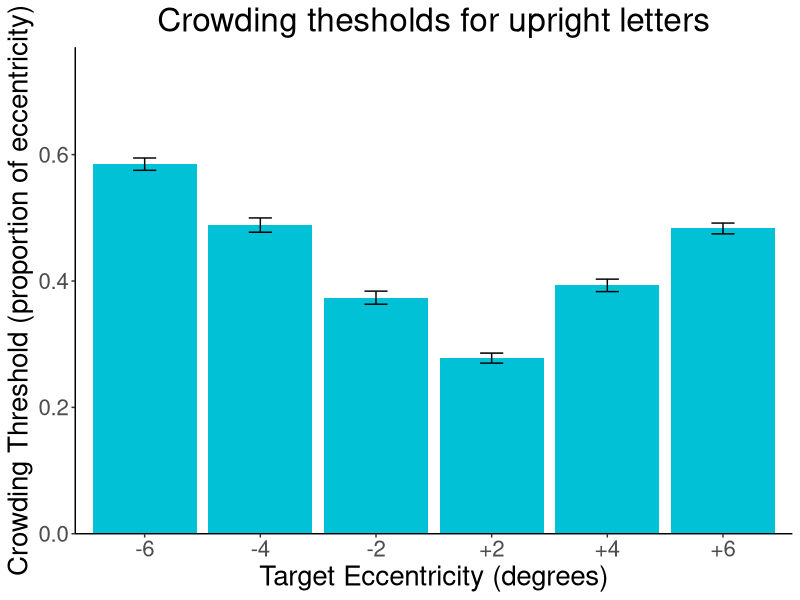
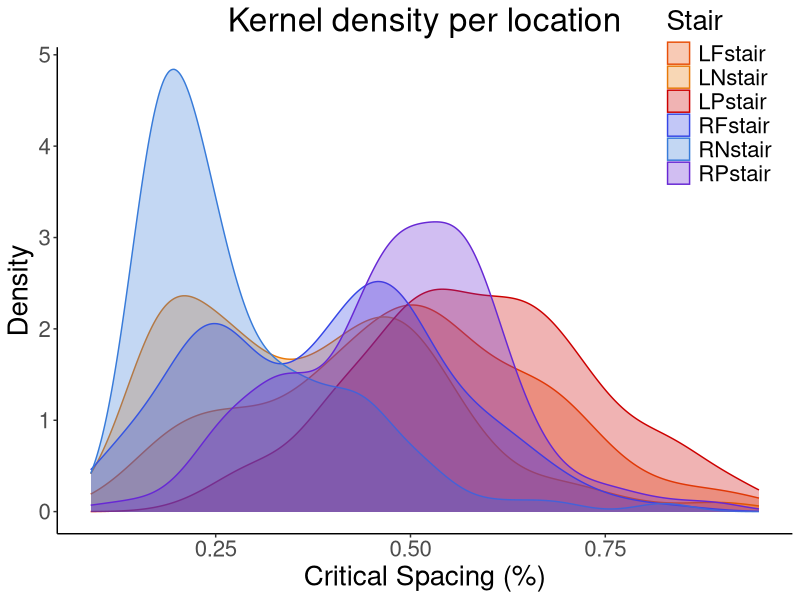
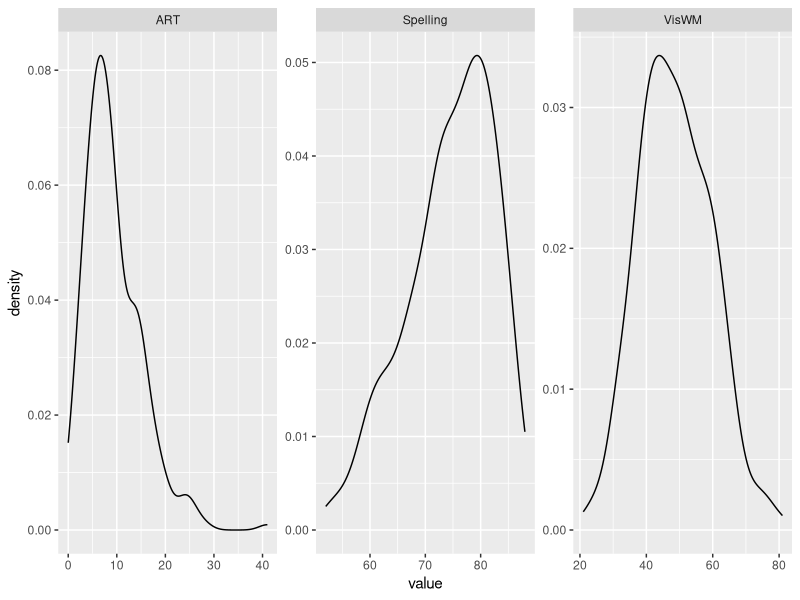
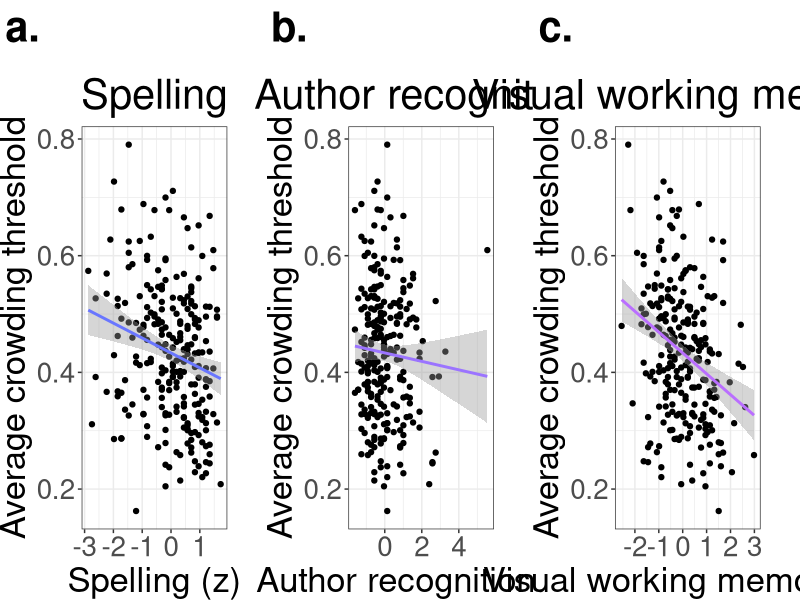

The R source for these figures, in order: (Note: this script raises an error after producing the figures.)
# Plot and analysis code for study 2 of:
#"Fundamental changes in the spatial properties of visual perception after a lifetime of reading crowded letters"
# - Kurt Winsler

##### SET UP, LOAD DATA ####

# packages
require(dplyr)
require(tidyr)

require(lme4)
require(lmerTest)
require(car)

require(ggplot2)
require(gridExtra)
require(effects)

# working directory
setwd("/Users/kwinsler/Documents/GitHub/Letter_crowding_study/Study2")

dat <- read.csv('CRD_INDIV_data.csv')

# comment out if you wish to include native readers of latin scrips that are not english
dat %>% filter(Native_English_reader == 'Y') -> dat

#### Initial plots ####
pdat <- dat %>% 
  group_by(Stair) %>%  
  summarise(mean = mean(Mean), 
            sd = sd(Mean),
            n = n(),  
            se = sd(Mean)/sqrt(n())) %>%
  mutate(Stair_num = case_when(
    Stair == 'LPstair' ~ "-6",
    Stair == 'LFstair' ~ "-4",
    Stair == 'LNstair' ~ "-2",
    Stair == 'RNstair' ~ "+2",
    Stair == 'RFstair' ~ "+4",
    Stair == 'RPstair' ~ "+6"))

ylimits <- c(0,0.7) # same as study 1 plot

ggplot(pdat, aes(Stair_num, mean)) +
  geom_bar(stat="identity", fill = "#00c1d6") +
  scale_x_discrete(limits=c("-6","-4","-2","+2","+4","+6")) +
  geom_errorbar(position = position_dodge(.9), aes(ymin = mean - se, ymax = mean + se), width=0.2) + 
  labs(x = 'Target Eccentricity (degrees)', 
       y = 'Crowding Threshold (proportion of eccentricity)', 
       title = 'Crowding thesholds for upright letters') +
  scale_y_continuous(limits = ylimits, expand = expansion(mult = c(0, .1))) +
  theme_classic() +
  theme(plot.title = element_text(hjust = 0.5),
        legend.position=c(.9,.9),
        text = element_text(size=20))

# bonus plots

# kde plot
ggplot(dat, aes(x=Mean, color=Stair, fill = Stair)) +
  geom_density(alpha = .3) + #position = 'stack', 
  theme(text = element_text(size=20)) + 
  labs(x = 'Critical Spacing (%)', y = 'Density', title = 'Kernel density per location') +
  scale_color_manual(values=c("#e85009", "#e87909","#cc0000",  "#3546e6", "#387bd9", "#6728d4")) +
  scale_fill_manual(values=c("#e85009", "#e87909","#cc0000",  "#3546e6", "#387bd9", "#6728d4")) +
  theme_classic() +
  theme(plot.title = element_text(hjust = 0.5),
        legend.position=c(.9,.9),
        text = element_text(size=20))

# density plots for subject variables
dat %>%
  group_by(SUBJECT) %>%
  summarize(ART = min(ART),
            Spelling = min(Spelling),
            VisWM = min(VisWM)) %>%
  select(-SUBJECT) %>% 
  gather() %>% 
  ggplot(aes(value)) +
  facet_wrap(~ key, scales = "free") +
  geom_density() 

#### ANALYSIS ####

## Scale individual difference data, effect code

# make sure numeric
dat$ART <- as.numeric(dat$ART)
dat$VisWM <- as.numeric(dat$VisWM)
dat$Spelling <- as.numeric(dat$Spelling)

dat %>%
  mutate(
    
    VWM_z = scale(VisWM),
    ART_z = scale(ART),
    Spelling_z = scale(Spelling),
    
    # Effect coded
    EccentricityEff = case_when(
      Eccentricity == 'Near' ~ -.5,
      Eccentricity == 'Far' ~ 0,
      Eccentricity == 'Peripheral' ~ .5),
    
    HemifieldEff = case_when(
      Hemifield == 'Left' ~ -.5,
      Hemifield == 'Right' ~ .5)
    
  ) -> dat

# Model
fit <- lmer(Mean ~ HemifieldEff * EccentricityEff * Spelling_z
            + HemifieldEff * EccentricityEff * VWM_z 
            + HemifieldEff * EccentricityEff * ART_z
            + (1 | SUBJECT)
            + (0 + EccentricityEff | SUBJECT)
            + (0 + HemifieldEff | SUBJECT)
            , data = dat)
summary(fit)
anova(fit, type = 3)

# Spelling only model (for supplemental figure)
fit.spe <- lmer(Mean ~ HemifieldEff * EccentricityEff * Spelling_z
                + (1 | SUBJECT)
                + (0 + EccentricityEff | SUBJECT)
                + (0 + HemifieldEff | SUBJECT)
            , data = dat)

summary(fit.spe)
anova(fit.spe, type = 3)

# ART only model (for supplemental figure)
fit.art <- lmer(Mean ~ HemifieldEff * EccentricityEff * ART_z
                + (1 | SUBJECT)
                + (0 + EccentricityEff | SUBJECT)
                + (0 + HemifieldEff | SUBJECT)
            , data = dat)
summary(fit.art)
anova(fit.art, type = 3)

# if you remove the ART outlier who is at +5 sd... (not reported, just for exploration)
# does double the main effect and pushes it much closer to significance (p .45 -> .13) but doesnt change significance
fit.art2 <- lmer(Mean ~ HemifieldEff * EccentricityEff * ART_z
                 + (1 | SUBJECT)
                 + (0 + EccentricityEff | SUBJECT)
                 + (0 + HemifieldEff | SUBJECT)
                , data = dat[dat$SUBJECT != 145, ])
summary(fit.art2)
anova(fit.art2, type = 3)

# VWM only model (for supplemental figure)
fit.vwm <- lmer(Mean ~ HemifieldEff * EccentricityEff * VWM_z 
                + (1 | SUBJECT)
                + (0 + EccentricityEff | SUBJECT)
                + (0 + HemifieldEff | SUBJECT)
                , data = dat)
summary(fit.vwm)
anova(fit.vwm, type = 3)

#### Model plots ####

## Main effect plots
av_subThresh <- dat %>%
  group_by(SUBJECT) %>%
  summarize(Mean_threshold = mean(Mean),
            VWM = min(VWM_z),
            SPE = min(Spelling_z),
            ART = min(ART_z))

# SPELL
SPE_cor <- ggplot(av_subThresh, aes(SPE, Mean_threshold)) +
  geom_point() +
  geom_smooth(method=lm, color = "#6976FF") +
  labs(x = 'Spelling (z)', 
       y = 'Average crowding threshold', 
       title = 'Spelling',
       tag = 'a.') +
  theme_bw() +
  theme(plot.title = element_text(hjust = 0.5),
        plot.tag = element_text(face = "bold"),
        plot.tag.position = c(0.1,1.1),
        text = element_text(size=25),
        plot.margin = unit(c(2,1,0,0), "cm"))

# ART
ART_cor <- ggplot(av_subThresh, aes(ART, Mean_threshold)) +
  geom_point() +
  geom_smooth(method=lm, color = "#9B74FF") +
  labs(x = 'Author recognition (z)',
       y = 'Average crowding threshold',
       title = 'Author recognition',
       tag = 'b.') +
  theme_bw() +
  theme(plot.title = element_text(hjust = 0.5),
        plot.tag = element_text(face = "bold"),
        plot.tag.position = c(0.1,1.1),
        text = element_text(size=25),
        plot.margin = unit(c(2,1,0,0), "cm"))

# VWM
VWM_cor <- ggplot(av_subThresh, aes(VWM, Mean_threshold)) +
  geom_point() +
  geom_smooth(method=lm, color = "#BA6EFF" ) +
  labs(x = 'Visual working memory (z)',
       y = 'Average crowding threshold',
       title = 'Visual working memory',
       tag = 'c.') +
  theme_bw() +
  theme(plot.title = element_text(hjust = 0.5),
        plot.tag = element_text(face = "bold"),
        plot.tag.position = c(0.1,1.1),
        text = element_text(size=25),
        plot.margin = unit(c(2,1,0,0), "cm"))

# combined
grid.arrange(SPE_cor, ART_cor, VWM_cor, nrow = 1)



## Effect plots

summary(fit)
y_efflimits <- c(-0.075,0.025)

## VWM
# get effects
vwmEffects <- Effect(c('HemifieldEff', 'EccentricityEff', 'VWM_z'), 
                     xlevels=list(HemifieldEff = c(-0.5,0.5),
                                  EccentricityEff = c(-0.5,0,0.5),
                                  VWM_z = c(-.5,.5)), 
                     fit)

vwmEffects <- as.data.frame(vwmEffects)

vwmEffects %>%
  group_by(EccentricityEff, HemifieldEff) %>%
  summarise(slope = fit[VWM_z == 0.5] - fit[VWM_z == -0.5],
            se = mean(se[VWM_z == 0.5],se[VWM_z == -0.5])) %>%
  mutate(Stair = case_when(
    EccentricityEff == 0.5 & HemifieldEff == -0.5 ~ "-6",
    EccentricityEff == 0 & HemifieldEff == -0.5 ~ "-4",
    EccentricityEff == -0.5 & HemifieldEff == -0.5 ~ "-2",
    EccentricityEff == -0.5 & HemifieldEff == 0.5 ~ "+2",
    EccentricityEff == 0 & HemifieldEff == 0.5 ~ "+4",
    EccentricityEff == 0.5 & HemifieldEff == 0.5 ~ "+6")) -> vwmEffects

# plot
vwm_effplot <- ggplot(vwmEffects, aes(Stair, slope)) +
  geom_bar(stat="identity", fill = "#BA6EFF") +
  scale_y_continuous(limits = y_efflimits, expand = expansion(mult = c(0, .1))) +
  scale_x_discrete(limits=c("-6","-4","-2","+2","+4","+6")) +
  geom_errorbar(position = position_dodge(.9), aes(ymin = slope - se, ymax = slope + se), width=0.2) + 
  labs(x = 'Target Eccentricity (degrees)',
       y = 'Predicted threshold change',
       #title = 'Visual working memory',
       tag = 'f.') +
  geom_hline(yintercept = 0) +
  theme_classic() +
  theme(#plot.title = element_text(hjust = 0.5),
    plot.tag = element_text(face = "bold"),
    plot.tag.position = c(0.1,1.1),
    text = element_text(size=25),
    plot.margin = unit(c(2,1,0,0), "cm"))

## Spelling
# get effects
speEffects <- Effect(c('HemifieldEff', 'EccentricityEff', 'Spelling_z'), 
                     xlevels=list(HemifieldEff = c(-0.5,0.5),
                                  EccentricityEff = c(-0.5,0,0.5),
                                  Spelling_z = c(-.5,.5)), 
                     fit)

speEffects <- as.data.frame(speEffects)

speEffects %>%
  group_by(EccentricityEff, HemifieldEff) %>%
  summarise(slope = fit[Spelling_z == 0.5] - fit[Spelling_z == -0.5],
            se = mean(se[Spelling_z == 0.5],se[Spelling_z == -0.5])) %>%
  mutate(Stair = case_when(
    EccentricityEff == 0.5 & HemifieldEff == -0.5 ~ "-6",
    EccentricityEff == 0 & HemifieldEff == -0.5 ~ "-4",
    EccentricityEff == -0.5 & HemifieldEff == -0.5 ~ "-2",
    EccentricityEff == -0.5 & HemifieldEff == 0.5 ~ "+2",
    EccentricityEff == 0 & HemifieldEff == 0.5 ~ "+4",
    EccentricityEff == 0.5 & HemifieldEff == 0.5 ~ "+6")) -> speEffects

spe_effplot <- ggplot(speEffects, aes(Stair, slope)) +
  geom_bar(stat="identity", fill = "#6976FF") +
  scale_y_continuous(limits = y_efflimits, expand = expansion(mult = c(0, .1))) +
  scale_x_discrete(limits=c("-6","-4","-2","+2","+4","+6")) +
  geom_errorbar(position = position_dodge(.9), aes(ymin = slope - se, ymax = slope + se), width=0.2) + 
  labs(x = 'Target Eccentricity (degrees)',
       y = 'Predicted threshold change',
       #title = 'Spelling',
       tag = 'd.') +
  geom_hline(yintercept = 0) +
  theme_classic() +
  theme(#plot.title = element_text(hjust = 0.5),
    plot.tag = element_text(face = "bold"),
    plot.tag.position = c(0.1,1.1),
    text = element_text(size=25),
    plot.margin = unit(c(2,1,0,0), "cm"))

## ART
# get effects
ARTEffects <- Effect(c('HemifieldEff', 'EccentricityEff', 'ART_z'), 
                     xlevels=list(HemifieldEff = c(-0.5,0.5),
                                  EccentricityEff = c(-0.5,0,0.5),
                                  ART_z = c(-.5,.5)), 
                     fit)

ARTEffects <- as.data.frame(ARTEffects)

ARTEffects %>%
  group_by(EccentricityEff, HemifieldEff) %>%
  summarise(slope = fit[ART_z == 0.5] - fit[ART_z == -0.5],
            se = mean(se[ART_z == 0.5],se[ART_z == -0.5])) %>%
  mutate(Stair = case_when(
    EccentricityEff == 0.5 & HemifieldEff == -0.5 ~ "-6",
    EccentricityEff == 0 & HemifieldEff == -0.5 ~ "-4",
    EccentricityEff == -0.5 & HemifieldEff == -0.5 ~ "-2",
    EccentricityEff == -0.5 & HemifieldEff == 0.5 ~ "+2",
    EccentricityEff == 0 & HemifieldEff == 0.5 ~ "+4",
    EccentricityEff == 0.5 & HemifieldEff == 0.5 ~ "+6"))-> ARTEffects

# plot
art_effplot <- ggplot(ARTEffects, aes(Stair, slope)) +
  geom_bar(stat="identity", fill = "#9B74FF") +
  scale_y_continuous(limits = y_efflimits, expand = expansion(mult = c(0, .1))) +
  scale_x_discrete(limits=c("-6","-4","-2","+2","+4","+6")) +
  geom_errorbar(position = position_dodge(.9), aes(ymin = slope - se, ymax = slope + se), width=0.2) + 
  labs(x = 'Target Eccentricity (degrees)',
       y = 'Predicted threshold change',
       #title = 'Author recognition',
       tag = 'e.') +
  geom_hline(yintercept = 0) +
  theme_classic() +
  theme(#plot.title = element_text(hjust = 0.5),
    plot.tag = element_text(face = "bold"),
    plot.tag.position = c(0.1,1.1),
    text = element_text(size=25),
    plot.margin = unit(c(2,1,0,0), "cm"))


## all combined (exported at 2000 x 1100)
grid.arrange(SPE_cor, ART_cor, VWM_cor,
             spe_effplot, art_effplot, vwm_effplot,
             nrow = 2)

## Supplemental figure

## Effect plots

y_efflimits <- c(-0.075,0.025)

## VWM
# get effects
vwmEffects <- Effect(c('HemifieldEff', 'EccentricityEff', 'VWM_z'), 
                     xlevels=list(HemifieldEff = c(-0.5,0.5),
                                  EccentricityEff = c(-0.5,0,0.5),
                                  VWM_z = c(-.5,.5)), 
                     fit.vwm)

vwmEffects <- as.data.frame(vwmEffects)

vwmEffects %>%
  group_by(EccentricityEff, HemifieldEff) %>%
  summarise(slope = fit[VWM_z == 0.5] - fit[VWM_z == -0.5],
            se = mean(se[VWM_z == 0.5],se[VWM_z == -0.5])) %>%
  mutate(Stair = case_when(
    EccentricityEff == 0.5 & HemifieldEff == -0.5 ~ "-6",
    EccentricityEff == 0 & HemifieldEff == -0.5 ~ "-4",
    EccentricityEff == -0.5 & HemifieldEff == -0.5 ~ "-2",
    EccentricityEff == -0.5 & HemifieldEff == 0.5 ~ "+2",
    EccentricityEff == 0 & HemifieldEff == 0.5 ~ "+4",
    EccentricityEff == 0.5 & HemifieldEff == 0.5 ~ "+6")) -> vwmEffects

# plot
vwm_effplot <- ggplot(vwmEffects, aes(Stair, slope)) +
  geom_bar(stat="identity", fill = "#BA6EFF") +
  scale_y_continuous(limits = y_efflimits, expand = expansion(mult = c(0, .1))) +
  scale_x_discrete(limits=c("-6","-4","-2","+2","+4","+6")) +
  geom_errorbar(position = position_dodge(.9), aes(ymin = slope - se, ymax = slope + se), width=0.2) + 
  labs(x = 'Target Eccentricity (degrees)',
       y = 'Predicted threshold change',
       title = 'Visual working memory',
       tag = 'c.') +
  geom_hline(yintercept = 0) +
  theme_classic() +
  theme(plot.title = element_text(hjust = 0.5),
    plot.tag = element_text(face = "bold"),
    plot.tag.position = c(0.1,1.1),
    text = element_text(size=20),
    plot.margin = unit(c(2,1,0,0), "cm"))

## Spelling
# get effects
speEffects <- Effect(c('HemifieldEff', 'EccentricityEff', 'Spelling_z'), 
                     xlevels=list(HemifieldEff = c(-0.5,0.5),
                                  EccentricityEff = c(-0.5,0,0.5),
                                  Spelling_z = c(-.5,.5)), 
                     fit.spe)

speEffects <- as.data.frame(speEffects)

speEffects %>%
  group_by(EccentricityEff, HemifieldEff) %>%
  summarise(slope = fit[Spelling_z == 0.5] - fit[Spelling_z == -0.5],
            se = mean(se[Spelling_z == 0.5],se[Spelling_z == -0.5])) %>%
  mutate(Stair = case_when(
    EccentricityEff == 0.5 & HemifieldEff == -0.5 ~ "-6",
    EccentricityEff == 0 & HemifieldEff == -0.5 ~ "-4",
    EccentricityEff == -0.5 & HemifieldEff == -0.5 ~ "-2",
    EccentricityEff == -0.5 & HemifieldEff == 0.5 ~ "+2",
    EccentricityEff == 0 & HemifieldEff == 0.5 ~ "+4",
    EccentricityEff == 0.5 & HemifieldEff == 0.5 ~ "+6")) -> speEffects

spe_effplot <- ggplot(speEffects, aes(Stair, slope)) +
  geom_bar(stat="identity", fill = "#6976FF") +
  scale_y_continuous(limits = y_efflimits, expand = expansion(mult = c(0, .1))) +
  scale_x_discrete(limits=c("-6","-4","-2","+2","+4","+6")) +
  geom_errorbar(position = position_dodge(.9), aes(ymin = slope - se, ymax = slope + se), width=0.2) + 
  labs(x = 'Target Eccentricity (degrees)',
       y = 'Predicted threshold change',
       title = 'Spelling',
       tag = 'a.') +
  geom_hline(yintercept = 0) +
  theme_classic() +
  theme(plot.title = element_text(hjust = 0.5),
    plot.tag = element_text(face = "bold"),
    plot.tag.position = c(0.1,1.1),
    text = element_text(size=20),
    plot.margin = unit(c(2,1,0,0), "cm"))

## ART
# get effects
ARTEffects <- Effect(c('HemifieldEff', 'EccentricityEff', 'ART_z'), 
                     xlevels=list(HemifieldEff = c(-0.5,0.5),
                                  EccentricityEff = c(-0.5,0,0.5),
                                  ART_z = c(-.5,.5)), 
                     fit.art)

ARTEffects <- as.data.frame(ARTEffects)

ARTEffects %>%
  group_by(EccentricityEff, HemifieldEff) %>%
  summarise(slope = fit[ART_z == 0.5] - fit[ART_z == -0.5],
            se = mean(se[ART_z == 0.5],se[ART_z == -0.5])) %>%
  mutate(Stair = case_when(
    EccentricityEff == 0.5 & HemifieldEff == -0.5 ~ "-6",
    EccentricityEff == 0 & HemifieldEff == -0.5 ~ "-4",
    EccentricityEff == -0.5 & HemifieldEff == -0.5 ~ "-2",
    EccentricityEff == -0.5 & HemifieldEff == 0.5 ~ "+2",
    EccentricityEff == 0 & HemifieldEff == 0.5 ~ "+4",
    EccentricityEff == 0.5 & HemifieldEff == 0.5 ~ "+6"))-> ARTEffects

# plot
art_effplot <- ggplot(ARTEffects, aes(Stair, slope)) +
  geom_bar(stat="identity", fill = "#9B74FF") +
  scale_y_continuous(limits = y_efflimits, expand = expansion(mult = c(0, .1))) +
  scale_x_discrete(limits=c("-6","-4","-2","+2","+4","+6")) +
  geom_errorbar(position = position_dodge(.9), aes(ymin = slope - se, ymax = slope + se), width=0.2) + 
  labs(x = 'Target Eccentricity (degrees)',
       y = 'Predicted threshold change',
       title = 'Author recognition',
       tag = 'b.') +
  geom_hline(yintercept = 0) +
  theme_classic() +
  theme(plot.title = element_text(hjust = 0.5),
    plot.tag = element_text(face = "bold"),
    plot.tag.position = c(0.1,1.1),
    text = element_text(size=20),
    plot.margin = unit(c(2,1,0,0), "cm"))


## combined 
grid.arrange(spe_effplot, art_effplot, vwm_effplot,
             nrow = 1)
